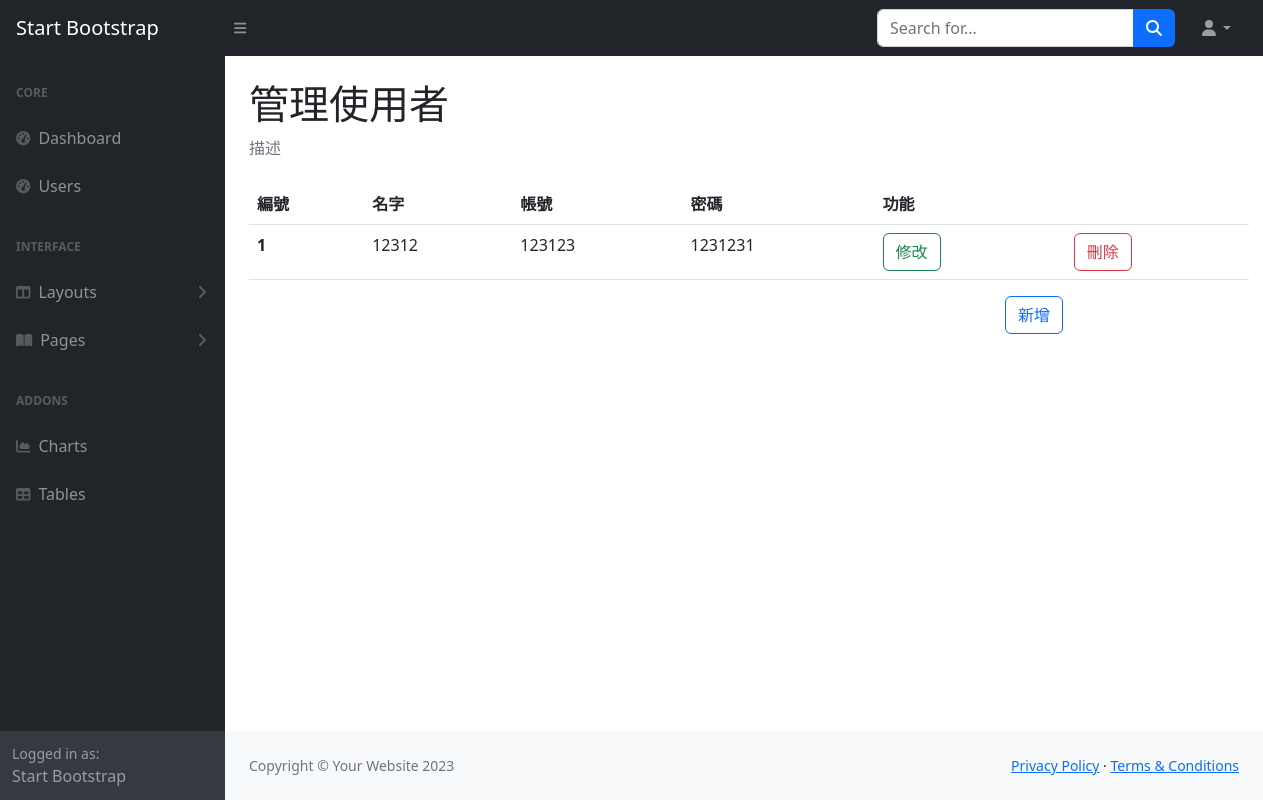
/users, run on an earlier commit of the app's database.
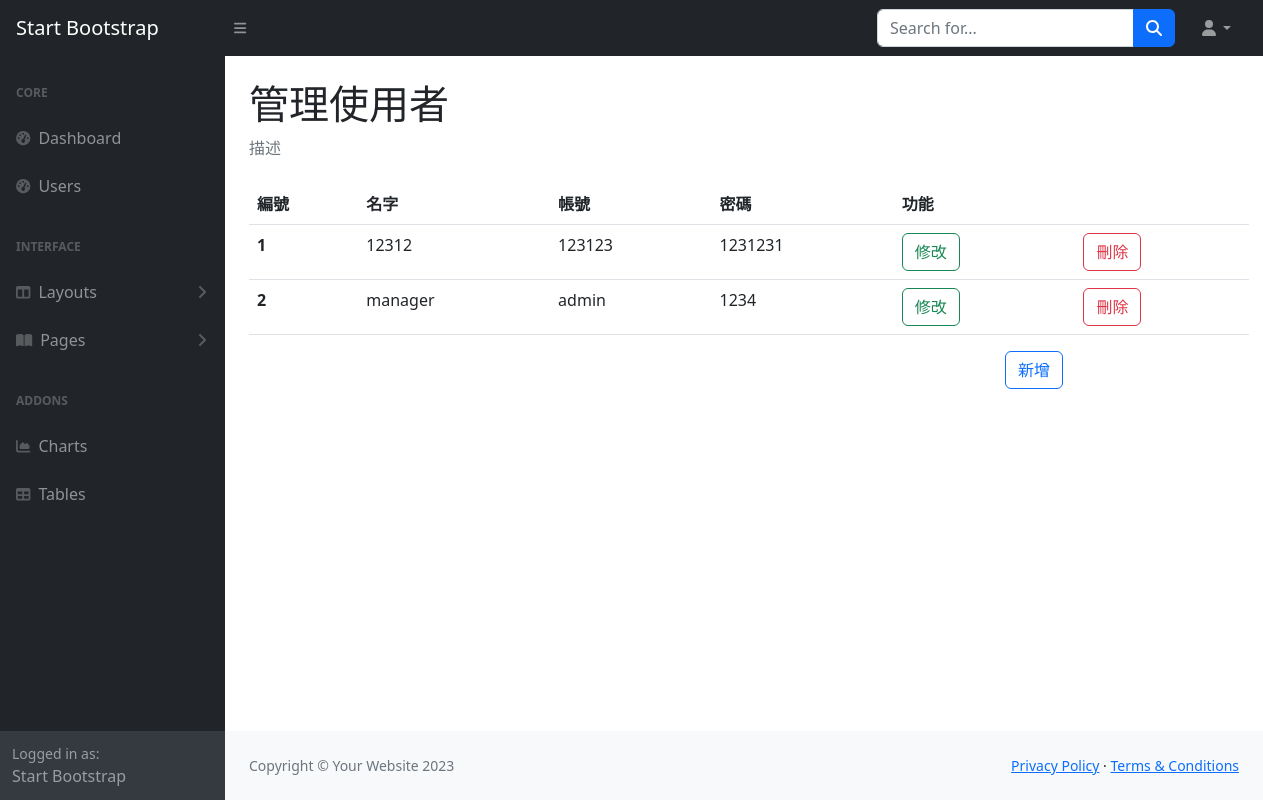
And on a later commit of the database.
### tables this page shows
CREATE TABLE Users (id INTEGER PRIMARY KEY AUTOINCREMENT, name nvarchar (20), account nvarchar (40), password nvarchar (40));

### app.py (the view)
@app.route("/users")
def users():
    with get_db() as cur:
        cur.row_factory = sql.Row
        cur = cur.cursor()
        cur.execute('select * from Users')
        data = cur.fetchall()
        cur.close()
    return render_template("users.html",data = data)

### app.py (called while the page is built)
def get_db():
    db = getattr(g, '_database', None)
    if db is None:
        db = g._database = sql.connect(DATABASE)
    return db

@app.teardown_appcontext
def close_connection(exception):
    db = getattr(g, '_database', None)
    if db is not None:
        db.close()

### templates/users.html (shortened to what this page needs)
{% extends 'layout/back.html' %}
{% block main%}
<h1 class="mt-4">管理使用者</h1>
<ol class="breadcrumb mb-4">
  <li class="breadcrumb-item active">描述</li>
</ol>
<table class="table", style="width: 1000px;">
    <thead>
      <tr>
        <th scope="col">編號</th>
        <th scope="col">名字</th>
        <th scope="col">帳號</th>
        <th scope="col">密碼</th>
        <th scope="col">功能</th>
      </tr>
    </thead>
    <tbody>
      {% for i in range(data|length) %}
      <tr>
        <th scope="row">{{ i+1 }}</th>
        <td>{{ data[i].name }}</td>
        <td>{{ data[i].account }}</td>
        <td>{{ data[i].password }}</td>
        <td>
          <div class="row">
            <div class="col">
              <a type="button" class="btn btn-outline-success" href="/edit/{{ data[i].id }}">修改</a>
            </div>
            <div class="col">
              <form action="/deleteuser/{{ data[i].id }}" method="post">
              <button class="btn btn-outline-danger" onclick="if(confirm('您確定要刪除嗎？')) return true;else return false">刪除</button>
            </form>
            </div>
          </div>
        </td>
      </tr>
      {% endfor %}
    </tbody>
  </table>
<button type="button" class="btn btn-outline-primary" data-bs-toggle="modal" data-bs-target="#create" style="right: 200px; position: absolute;">
  新增
</button>
{% block modal %}
</div>
{% endblock modal %}
{% endblock main%}

### templates/layout/back.html (shortened to what this page needs)
<!DOCTYPE html>
<html lang="en">
    <head>
        <link href="https://cdn.jsdelivr.net/npm/bootstrap@5.3.0-alpha1/dist/css/bootstrap.min.css" rel="stylesheet"
>
        <link href="/static/css/styles.css" rel="stylesheet" />
    </head>
    <body class="sb-nav-fixed">
        <nav class="sb-topnav navbar navbar-expand navbar-dark bg-dark">
            <a class="navbar-brand ps-3" href="index.html">Start Bootstrap</a>
            <button class="btn btn-link btn-sm order-1 order-lg-0 me-4 me-lg-0" id="sidebarToggle" href="#!"><i class="fas fa-bars"></i></button>
            <form class="d-none d-md-inline-block form-inline ms-auto me-0 me-md-3 my-2 my-md-0">
                <div class="input-group">
                    <input class="form-control" type="text" placeholder="Search for..." aria-label="Search for..." aria-describedby="btnNavbarSearch" />
                    <button class="btn btn-primary" id="btnNavbarSearch" type="button"><i class="fas fa-search"></i></button>
                </div>
            </form>
            <ul class="navbar-nav ms-auto ms-md-0 me-3 me-lg-4">
                <li class="nav-item dropdown">
                    <a class="nav-link dropdown-toggle" id="navbarDropdown" href="#" role="button" data-bs-toggle="dropdown" aria-expanded="false"><i class="fas fa-user fa-fw"></i></a>
                </li>
            </ul>
        </nav>
        <div id="layoutSidenav">
            <div id="layoutSidenav_nav">
                <nav class="sb-sidenav accordion sb-sidenav-dark" id="sidenavAccordion">
                    <div class="sb-sidenav-menu">
                        <div class="nav">
                            <div class="sb-sidenav-menu-heading">Core</div>
                            <a class="nav-link" href="/login">
                                <div class="sb-nav-link-icon"><i class="fas fa-tachometer-alt"></i></div>
                                Dashboard
                            </a>
                            <a class="nav-link" href="/users">
                                <div class="sb-nav-link-icon"><i class="fas fa-tachometer-alt"></i></div>
                                Users
                            </a>
                            <div class="sb-sidenav-menu-heading">Interface</div>
                            <a class="nav-link collapsed" href="#" data-bs-toggle="collapse" data-bs-target="#collapseLayouts" aria-expanded="false" aria-controls="collapseLayouts">
                                <div class="sb-nav-link-icon"><i class="fas fa-columns"></i></div>
                                Layouts
                                <div class="sb-sidenav-collapse-arrow"><i class="fas fa-angle-down"></i></div>
                            </a>
                            <a class="nav-link collapsed" href="#" data-bs-toggle="collapse" data-bs-target="#collapsePages" aria-expanded="false" aria-controls="collapsePages">
                                <div class="sb-nav-link-icon"><i class="fas fa-book-open"></i></div>
                                Pages
                                <div class="sb-sidenav-collapse-arrow"><i class="fas fa-angle-down"></i></div>
                            </a>
                            <div class="sb-sidenav-menu-heading">Addons</div>
                            <a class="nav-link" href="charts.html">
                                <div class="sb-nav-link-icon"><i class="fas fa-chart-area"></i></div>
                                Charts
                            </a>
                            <a class="nav-link" href="tables.html">
                                <div class="sb-nav-link-icon"><i class="fas fa-table"></i></div>
                                Tables
                            </a>
                        </div>
                    </div>
                    <div class="sb-sidenav-footer">
                        <div class="small">Logged in as:</div>
                        Start Bootstrap
                    </div>
                </nav>
            </div>
            <div id="layoutSidenav_content">
                <main>
                    <div class="container-fluid px-4">
                        {% block main %}
                        {% endblock main %}
                </main>
                <footer class="py-4 bg-light mt-auto">
                    <div class="container-fluid px-4">
                        <div class="d-flex align-items-center justify-content-between small">
                            <div class="text-muted">Copyright &copy; Your Website 2023</div>
                            <div>
                                <a href="#">Privacy Policy</a>
                                &middot;
                                <a href="#">Terms &amp; Conditions</a>
                            </div>
                        </div>
                    </div>
                </footer>
            </div>
        </div>
    </body>
</html>

What changed in the data, as far as the page shows it:
added Users: name "manager", account "admin", password "1234"
Also different on the page:
new list line: "2 修改 刪除"
